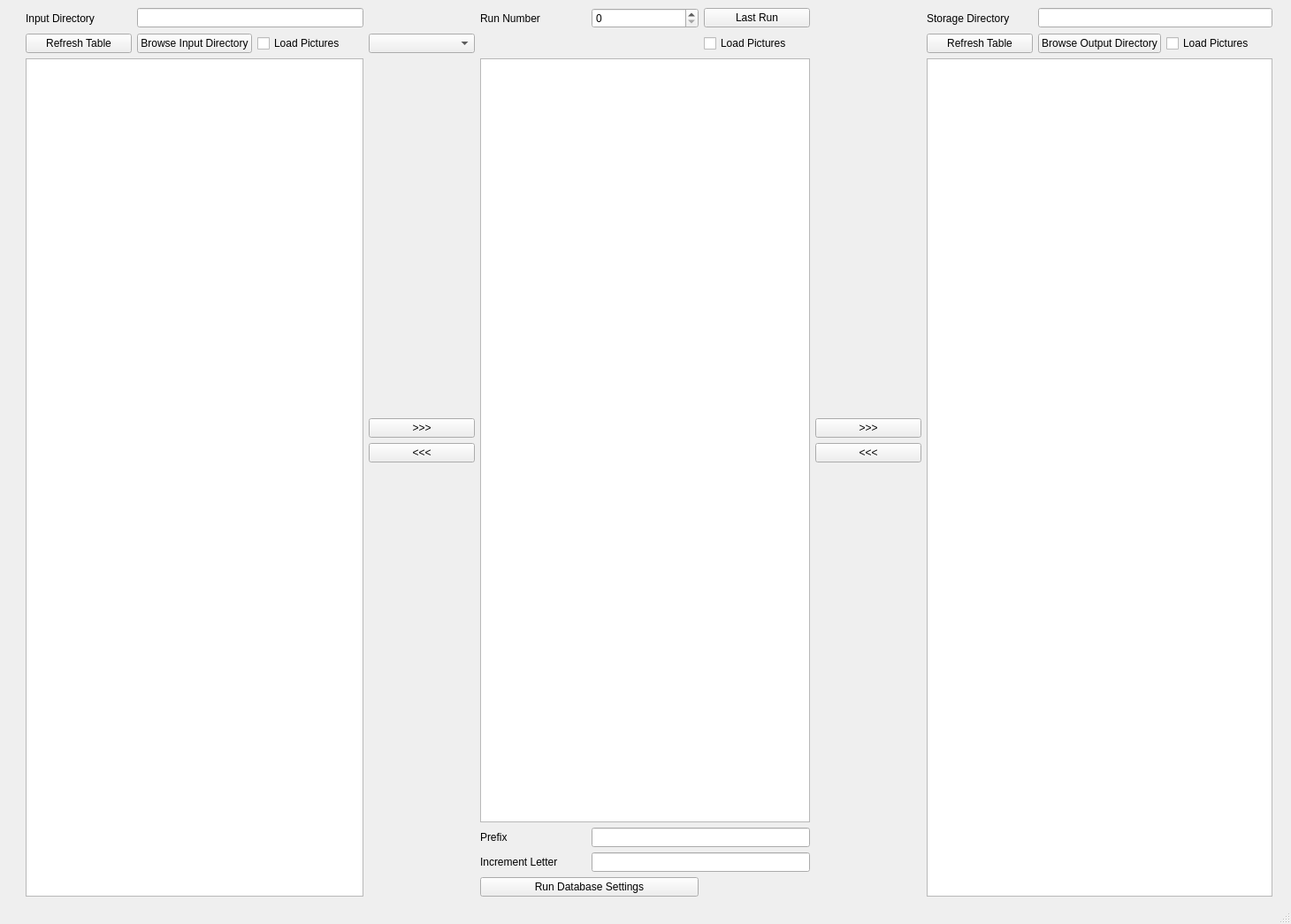
<?xml version="1.0" encoding="UTF-8"?>
<ui version="4.0">
 <class>MainWindow</class>
 <widget class="QMainWindow" name="MainWindow">
  <property name="geometry">
   <rect>
    <x>0</x>
    <y>0</y>
    <width>1460</width>
    <height>1045</height>
   </rect>
  </property>
  <property name="windowTitle">
   <string>MainWindow</string>
  </property>
  <widget class="QWidget" name="centralwidget">
   <layout class="QGridLayout" name="gridLayout">
    <item row="1" column="3">
     <widget class="QCheckBox" name="input_checkBox">
      <property name="text">
       <string>Load Pictures</string>
      </property>
     </widget>
    </item>
    <item row="0" column="9">
     <widget class="QLabel" name="label_2">
      <property name="text">
       <string>Storage Directory</string>
      </property>
     </widget>
    </item>
    <item row="1" column="1">
     <widget class="QPushButton" name="refresh_input_pushButton">
      <property name="text">
       <string>Refresh Table</string>
      </property>
     </widget>
    </item>
    <item row="6" column="5">
     <widget class="QLabel" name="label_3">
      <property name="text">
       <string>Prefix</string>
      </property>
     </widget>
    </item>
    <item row="3" column="4">
     <widget class="QPushButton" name="transfer_input_trans_pushButton">
      <property name="text">
       <string>&gt;&gt;&gt;</string>
      </property>
     </widget>
    </item>
    <item row="1" column="7">
     <widget class="QCheckBox" name="transfer_checkBox">
      <property name="text">
       <string>Load Pictures</string>
      </property>
     </widget>
    </item>
    <item row="2" column="9" rowspan="7" colspan="3">
     <widget class="TableWithPaste" name="out_dir_tableWidget">
      <property name="minimumSize">
       <size>
        <width>300</width>
        <height>700</height>
       </size>
      </property>
     </widget>
    </item>
    <item row="1" column="2">
     <widget class="QPushButton" name="browse_input_pushButton">
      <property name="text">
       <string>Browse Input Directory</string>
      </property>
     </widget>
    </item>
    <item row="1" column="9">
     <widget class="QPushButton" name="refresh_output_pushButton">
      <property name="text">
       <string>Refresh Table</string>
      </property>
     </widget>
    </item>
    <item row="0" column="2" colspan="2">
     <widget class="QLineEdit" name="input_directory_lineEdit"/>
    </item>
    <item row="1" column="11">
     <widget class="QCheckBox" name="output_checkBox">
      <property name="text">
       <string>Load Pictures</string>
      </property>
     </widget>
    </item>
    <item row="4" column="4">
     <widget class="QPushButton" name="untransfer_input_trans_pushButton">
      <property name="text">
       <string>&lt;&lt;&lt;</string>
      </property>
     </widget>
    </item>
    <item row="3" column="8">
     <widget class="QPushButton" name="transfer_output_trans_pushButton">
      <property name="text">
       <string>&gt;&gt;&gt;</string>
      </property>
     </widget>
    </item>
    <item row="0" column="5">
     <widget class="QLabel" name="label_5">
      <property name="text">
       <string>Run Number</string>
      </property>
     </widget>
    </item>
    <item row="1" column="10">
     <widget class="QPushButton" name="browse_output_pushButton">
      <property name="text">
       <string>Browse Output Directory</string>
      </property>
     </widget>
    </item>
    <item row="5" column="12">
     <spacer name="horizontalSpacer_2">
      <property name="orientation">
       <enum>Qt::Horizontal</enum>
      </property>
      <property name="sizeType">
       <enum>QSizePolicy::Preferred</enum>
      </property>
      <property name="sizeHint" stdset="0">
       <size>
        <width>12</width>
        <height>20</height>
       </size>
      </property>
     </spacer>
    </item>
    <item row="0" column="1">
     <widget class="QLabel" name="label">
      <property name="text">
       <string>Input Directory</string>
      </property>
     </widget>
    </item>
    <item row="7" column="6" colspan="2">
     <widget class="QLineEdit" name="increment_letter_lineEdit"/>
    </item>
    <item row="2" column="5" rowspan="4" colspan="3">
     <widget class="TableWithPaste" name="transfer_tableWidget">
      <property name="minimumSize">
       <size>
        <width>300</width>
        <height>700</height>
       </size>
      </property>
     </widget>
    </item>
    <item row="2" column="0">
     <spacer name="horizontalSpacer">
      <property name="orientation">
       <enum>Qt::Horizontal</enum>
      </property>
      <property name="sizeType">
       <enum>QSizePolicy::Preferred</enum>
      </property>
      <property name="sizeHint" stdset="0">
       <size>
        <width>20</width>
        <height>20</height>
       </size>
      </property>
     </spacer>
    </item>
    <item row="8" column="5" colspan="2">
     <widget class="QPushButton" name="database_settings_pushButton">
      <property name="text">
       <string>Run Database Settings</string>
      </property>
     </widget>
    </item>
    <item row="2" column="1" rowspan="7" colspan="3">
     <widget class="TableWithPaste" name="in_dir_tableWidget">
      <property name="sizePolicy">
       <sizepolicy hsizetype="Minimum" vsizetype="Expanding">
        <horstretch>0</horstretch>
        <verstretch>0</verstretch>
       </sizepolicy>
      </property>
      <property name="minimumSize">
       <size>
        <width>300</width>
        <height>700</height>
       </size>
      </property>
     </widget>
    </item>
    <item row="0" column="10" colspan="2">
     <widget class="QLineEdit" name="output_directory_lineEdit"/>
    </item>
    <item row="4" column="8">
     <widget class="QPushButton" name="untransfer_output_trans_pushButton">
      <property name="text">
       <string>&lt;&lt;&lt;</string>
      </property>
     </widget>
    </item>
    <item row="7" column="5">
     <widget class="QLabel" name="label_4">
      <property name="text">
       <string>Increment Letter</string>
      </property>
     </widget>
    </item>
    <item row="0" column="7">
     <widget class="QPushButton" name="last_run_pushButton">
      <property name="text">
       <string>Last Run</string>
      </property>
     </widget>
    </item>
    <item row="0" column="6">
     <widget class="QSpinBox" name="run_number_spinBox">
      <property name="maximum">
       <number>99999</number>
      </property>
     </widget>
    </item>
    <item row="6" column="6" colspan="2">
     <widget class="QLineEdit" name="prefix_lineEdit"/>
    </item>
    <item row="1" column="4">
     <widget class="QComboBox" name="comboBox"/>
    </item>
   </layout>
  </widget>
  <widget class="QMenuBar" name="menubar">
   <property name="geometry">
    <rect>
     <x>0</x>
     <y>0</y>
     <width>1460</width>
     <height>21</height>
    </rect>
   </property>
  </widget>
  <widget class="QStatusBar" name="statusbar"/>
 </widget>
 <customwidgets>
  <customwidget>
   <class>TableWithPaste</class>
   <extends>QTableWidget</extends>
   <header>table_with_paste.h</header>
  </customwidget>
 </customwidgets>
 <resources/>
 <connections/>
</ui>
